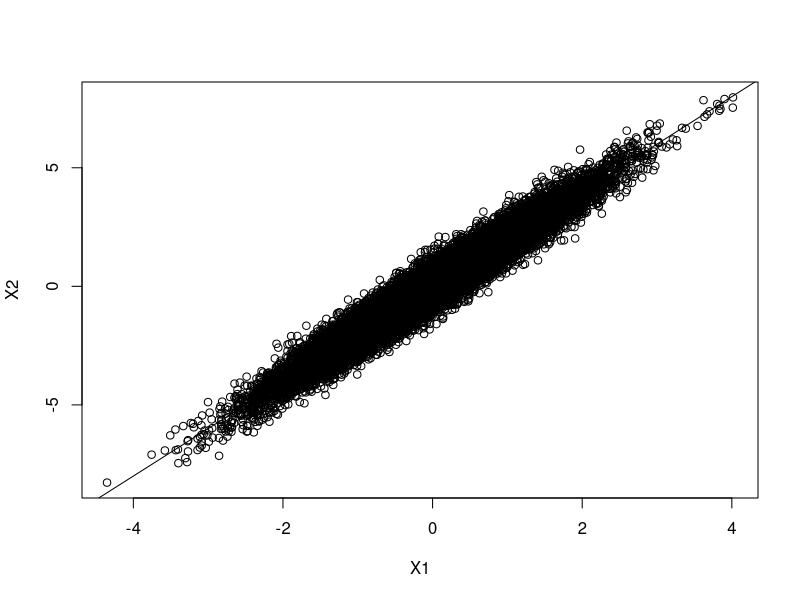
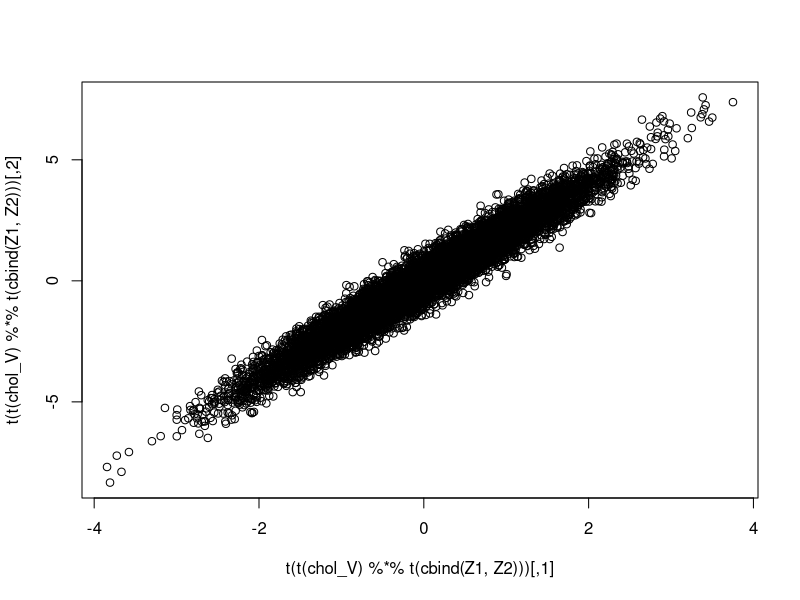
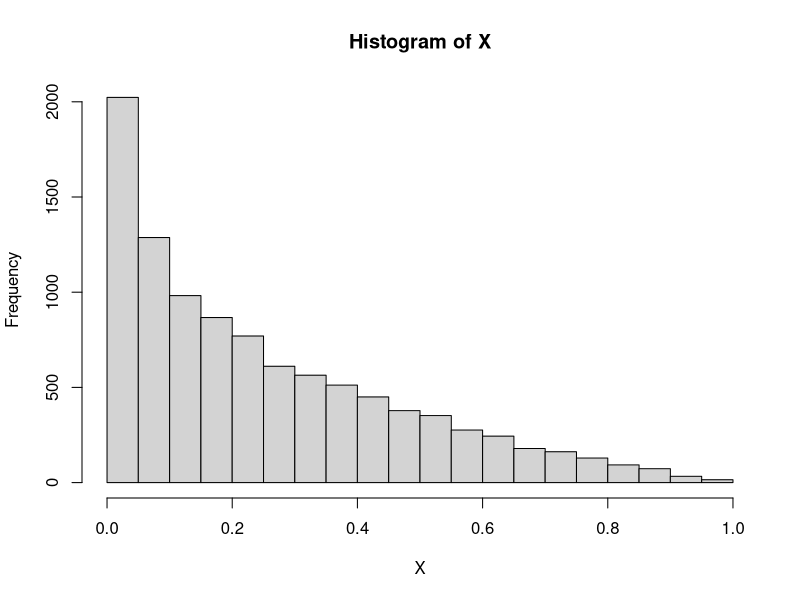

Write R code to recreate these figures, in order.
## ---- chunk 1
sigma_x1 <- 1
sigma_x2 <- 0.5
n <- 20000
beta <- 2

X1 <- rnorm(n, mean = 0, sigma_x1)
X2 <- rnorm(n, mean = beta*X1, sigma_x2)


plot(X1, X2) + abline(a = 0, b = beta)

cov(cbind(X1, X2))
## ---- chunk 2
Z1 <- rnorm(10000, mean = 0, sd = 1)
Z2 <- rnorm(10000, mean = 0, sd = 1)

V = matrix(c(1, 2, 2, 4.25), ncol = 2, nrow = 2)
chol_V = chol(V)

plot(t(t(chol_V) %*% t(cbind(Z1, Z2))))
cov(t(t(chol_V) %*% t(cbind(Z1, Z2))))

## ---- chunk 3
n <- 10000
X1 <- runif(n)
X <- runif(n, min = 0, max = X1)

hist(X) 
## ---- chunk 4
k <- 1
n <- 1000

U <- runif(n)
Y <- U ^ (-1 / n)

X <- rexp(1000, rate = Y)
